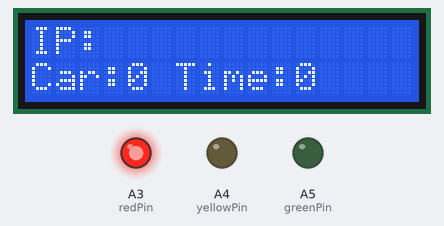
This sketch was run on a simulated Arduino Uno, built with avr-gcc and run on an emulated ATmega328P. On the bench: 16×2 character LCD, output pins drawn as LEDs (lit = HIGH).

Above: at 0.1 s.
At 1.2 s:
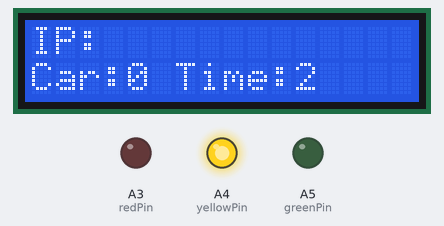
At 2.2 s:
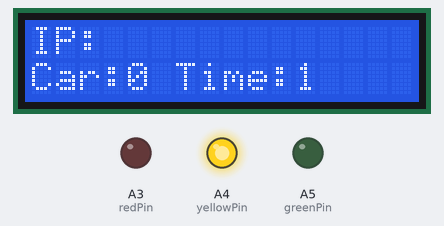
At 3.3 s:
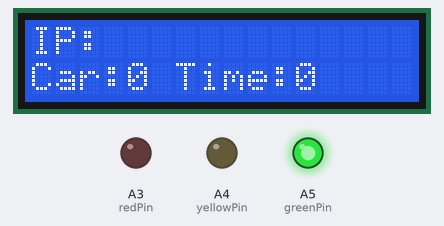
Timing chart, 0 to 130.0 s (numbered marks = the images above):
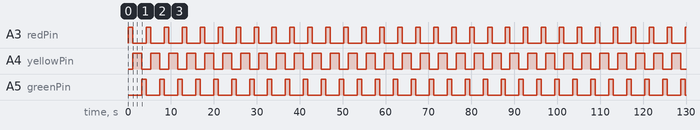

The sketch:

UNO.ino
```cpp
#include <LiquidCrystal.h>

// LCD pin definitions
const int rs = 12, en = 11, d4 = 5, d5 = 4, d6 = 3, d7 = 2;
LiquidCrystal lcd(rs, en, d4, d5, d6, d7);

// LED pin definitions
const int redPin = A3;      // Red LED
const int yellowPin = A4;   // Yellow LED
const int greenPin = A5;    // Green LED

int vehicleCount = 0;       // To store the vehicle count received from ESP32
int lightTiming = 0;        // Timing for traffic lights
int countdown = 0;          // Countdown timer
String esp32IP = "";        // To store the ESP32's IP address

bool lastButtonState = LOW; // Last button state
unsigned long lastDebounceTime = 0; // For debounce logic
const unsigned long debounceDelay = 50; // Debounce delay

void setup() {
  // Initialize LCD
  lcd.begin(16, 2);  // 16x2 LCD
  lcd.print("Traffic System");

  // Initialize LED pins
  pinMode(redPin, OUTPUT);
  pinMode(yellowPin, OUTPUT);
  pinMode(greenPin, OUTPUT);

  // Start serial communication
  Serial.begin(115200);
}

void loop() {
  // Check for data from ESP32
  if (Serial.available() > 0) {
    String receivedData = Serial.readStringUntil('\n');  // Read data

    // Parse vehicle count and IP address
    int commaIndex = receivedData.indexOf(',');
    if (commaIndex != -1) {
      String countStr = receivedData.substring(0, commaIndex);
      String ipStr = receivedData.substring(commaIndex + 1);

      vehicleCount = countStr.toInt();  // Convert to integer
      esp32IP = ipStr;  // Store IP address
      lightTiming = map(vehicleCount, 0, 100, 5, 20);  // Calculate timing in seconds
    }
  }

  // Traffic light logic
  static unsigned long lastUpdate = millis();
  static int currentLight = 0; // 0 = Red, 1 = Yellow, 2 = Green
  if (millis() - lastUpdate >= 1000) {
    lastUpdate = millis();
    countdown--; // Decrease countdown timer
    if (countdown <= 0) {
      currentLight = (currentLight + 1) % 3; // Cycle to the next light
      switch (currentLight) {
        case 0: countdown = lightTiming; break;  // Red light
        case 1: countdown = 2; break;            // Yellow light
        case 2: countdown = lightTiming; break;  // Green light
      }
    }
  }

  // Update LEDs
  switch (currentLight) {
    case 0: // Red light
      analogWrite(redPin, 255);
      analogWrite(yellowPin, 0);
      analogWrite(greenPin, 0);
      break;
    case 1: // Yellow light
      analogWrite(redPin, 0);
      analogWrite(yellowPin, 255);
      analogWrite(greenPin, 0);
      break;
    case 2: // Green light
      analogWrite(redPin, 0);
      analogWrite(yellowPin, 0);
      analogWrite(greenPin, 255);
      break;
  }

  // Update LCD
  lcd.clear();
  lcd.setCursor(0, 0);
  lcd.print("IP:");
  lcd.print(esp32IP);

  lcd.setCursor(0, 1);
  lcd.print("Car:");
  lcd.print(vehicleCount);
  lcd.print(" Time:");
  lcd.print(countdown);

  delay(100); // Small delay for LCD update
}
```

Measured:
- by itself, A3 (redPin), A5 (greenPin): alternates HIGH for 1.0 s and LOW for 3.1 s
- by itself, A4 (yellowPin): alternates HIGH for 2.1 s and LOW for 2.1 s
- by itself, everything shown: repeats every 4.2 s, in 4 steps
- what the display in image 1 shows lasts 1.1 s, from 1.1 s to 2.2 s
